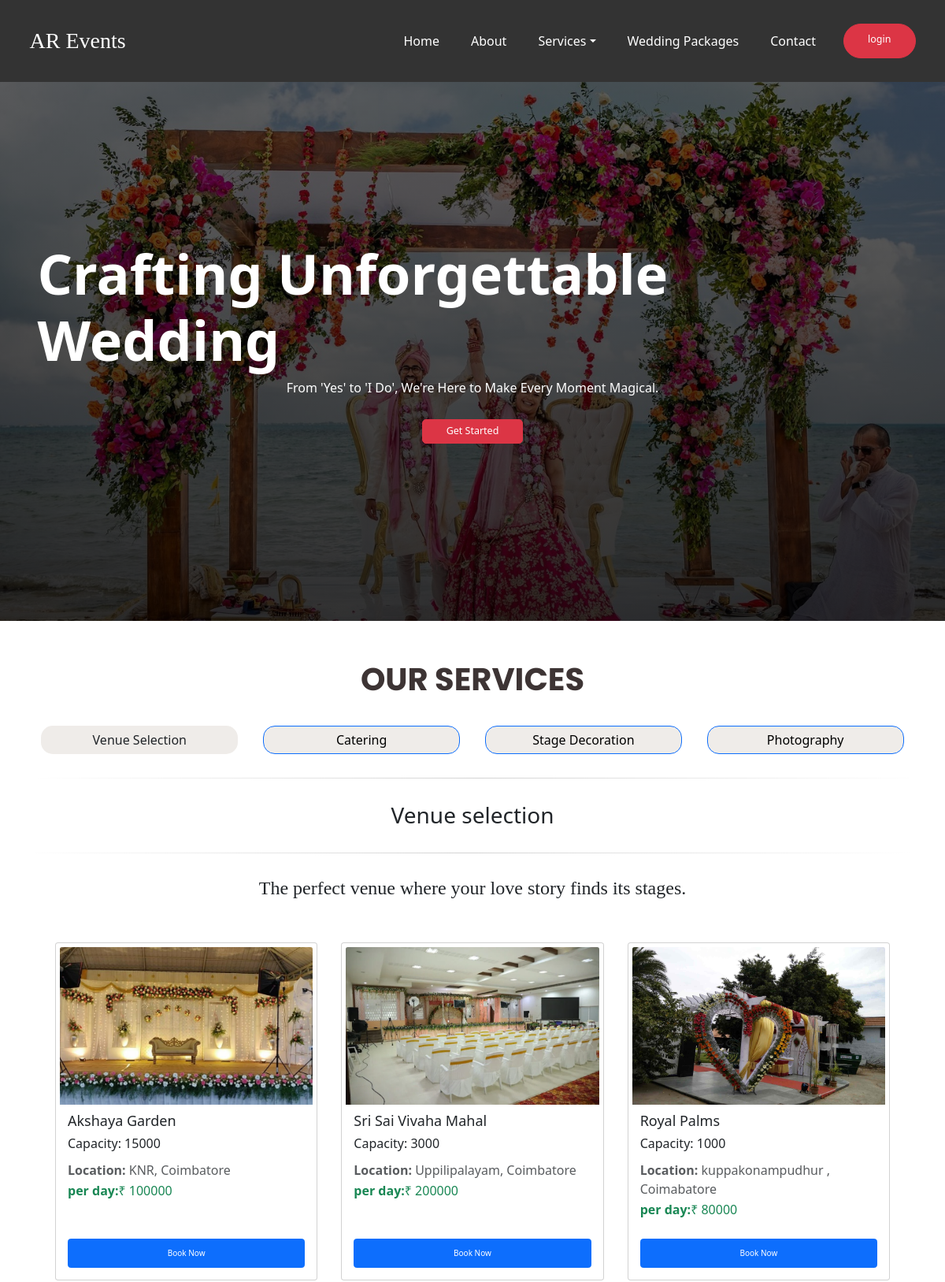
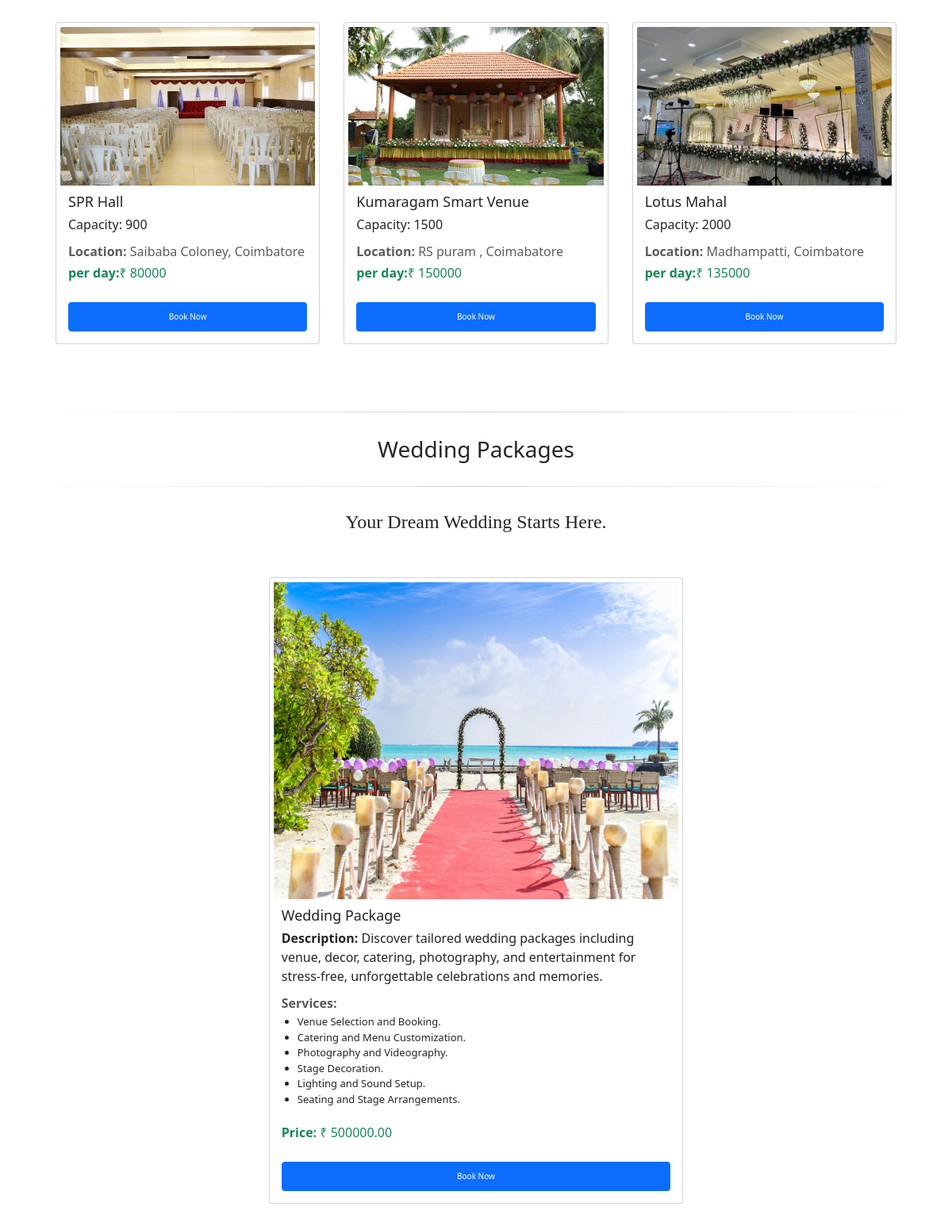
The page / (upper part) on the database its author committed (2 pictures, top to bottom).
### Events/models.py (models this page shows, shortened)
class Venue(models.Model):
    name = models.CharField(max_length=80)
    image = models.ImageField(upload_to='venues/', null=True, blank=True)
    location = models.CharField(max_length=80)
    capacity = models.IntegerField()
    price_per_day = models.IntegerField()
    availability = models.BooleanField(default=True, help_text="1 - Available, 0 - Not Available")

class WeddingPackage(models.Model):
    venue_img = models.ImageField(upload_to='wedding_package',null=False,blank=False)
    catering_img = models.ImageField(upload_to='wedding_package',null=False,blank=False)
    stage_img = models.ImageField(upload_to='wedding_package',null=False,blank=False)
    Photography_img = models.ImageField(upload_to='wedding_package',null=False,blank=False)
    name = models.CharField(max_length=50,null=False,blank=False)
    price = models.DecimalField(max_digits=10, decimal_places=2)
    description = models.TextField()
    services = models.TextField(help_text="Enter services separated by commas,")
    def get_services_list(self):
        return self.services.split(',')

### Events/views.py (the view)
# urls.py: path("", views.home, name="home"),
def home(request):
    venues = Venue.objects.filter(availability=True)
    catering = Catering.objects.all()
    stagedecoration = StageDecoration.objects.all()
    photography = Photography.objects.all()
    weddingpackage = WeddingPackage.objects.all()
    if request.method == 'POST':
        form = ContactForms(request.POST)
        if form.is_valid():
            form.save()
            return redirect('contact_form')
    else:
        form = ContactForms()
    return render(request,'index.html', {"venues": venues , 'catering':catering , 'photography':photography , 'stagedecoration':stagedecoration,'form':form, 'weddingpackage':weddingpackage})

### Events/templates/index.html (shortened to what this page needs)
{% extends 'layouts/main.html' %}
{% block landing %}
<section id="landing-page" class="hero-session mt-100 container-fluid position-relative" style="background-size: cover;
background-repeat: no-repeat;
z-index: 1; background-position-x: 0px;">
  <div class="hero-session-overlay position-absolute"></div>
  <div class="container d-flex justify-content-center align-items-center flex-column">
    <h1 class="text-white fw-semibold text-sm-stat p-3">Crafting Unforgettable Wedding</h1>
    <p class="subheading p-font-size text-white h2"> From 'Yes' to 'I Do', We're Here to Make Every Moment Magical.</p>
    <a href="#" class="btn btn-danger btn-lg m-5 px-5 py-2">Get Started</a>
  </div>
</section>
{% endblock %}
{%block content %}
<div class="container py-5">
  <h2 class="text-center mb-4 headings" style="padding:20px;font-size: 4rem;
  font-weight: bold;
  color: rgb(41, 31, 31);
  text-transform: uppercase;
  font-family: poppins;
  opacity: 0.9;">Our Services</h2>
  <div class="btn-group d-flex d-sd-block justify-content-evenly mb-3" role="group" style="gap:18px;">
    <button class="btn " data-bs-toggle="collapse" data-bs-target="#venue" aria-expanded="true"
      style="font-size: 16px;padding:5px 8px;max-width: 250px;border-radius: 15px;background-color: rgb(239, 236, 233);">Venue Selection</button>
    <button class="btn btn-primary" data-bs-toggle="collapse" data-bs-target="#catering"style="font-size: 16px;padding:5px 8px;max-width: 250px;border-radius: 15px;background-color: rgb(239, 236, 233);color:black;">Catering</button>
    <button class="btn btn-primary" data-bs-toggle="collapse" data-bs-target="#decoration"style="font-size: 16px;padding:5px 8px;max-width: 250px;border-radius: 15px;background-color: rgb(239, 236, 233);color:black;">Stage Decoration</button>
    <button class="btn btn-primary" data-bs-toggle="collapse" data-bs-target="#photography"style="font-size: 16px;padding:5px 8px;max-width: 250px;border-radius: 15px;background-color: rgb(239, 236, 233);color:black;">Photography</button>
  </div>
  <div id="venue" class="collapse show">
    <div class="container">
      <h3 class="text-center" style="padding:30px;border-bottom: solid 1.5px;
            border-top:solid 1.5px;
            border-image: linear-gradient(100deg, #fff, lightgrey,#fff);
            border-image-slice: 1;
            margin-top: 30px;">Venue selection</h3>
      <h4 class="text-center" style="margin-top: 30px;font-family: 'cursive';">The perfect venue where your love story
        finds its stages.</h4>
      <div class="row row-cols-1 row-cols-sm-2 row-cols-md-3 g-5 m-3">
        {% for venus in venues %}
        <div class="col">
          <div class="card h-100 mt-4 p-2">
            <img src="{{ venus.image.url }}" class="card-img-top" alt="Venue Image"
              style="height:200px;object-fit: cover;">
            <div class="card-body d-flex flex-column">
              <h5 class="card-title">{{ venus.name }}</h5>
              <p class="card-text">Capacity: {{ venus.capacity }}</p>
              <p class="text-muted mb-1"><strong>Location:  </strong>{{venus.location }}</p>
              <p class="text-success"><strong> per day:</strong>&#8377; {{ venus.price_per_day }}</p>
              <a href="{% url 'book_venue' venus.id %}" class="btn btn-primary mt-auto py-3">Book Now</a>
            </div>
          </div>
        </div>
        {%endfor%}
      </div>
    </div>
  </div>
</div>
  {% endblock content %}
  {%block package %}
  <div class="container-fluid " style="height: auto; padding:30px;">
    <div class="container">
        <h3 class="text-center" style="padding:30px;border-bottom: solid 1.5px;
        border-top:solid 1.5px;
        border-image: linear-gradient(100deg, #fff, lightgrey, #fff);
        border-image-slice: 1;
        margin-top: 30px;">Wedding Packages</h3>
        <h4 class="text-center" style="margin-top: 30px;font-family: 'cursive';">Your Dream Wedding Starts Here.</h4>
        <div class="row row-cols-1 g-5 m-3 justify-content-center">
          {% for package in weddingpackage %}
          <div class="col-6">
            <div class="card h-100 mt-4 p-2">
                <div id="carouselExampleRide{{ forloop.counter }}" class="carousel slide" data-bs-ride="true">
                    <div class="carousel-inner">
                      <div class="carousel-item active">
                        <img src="{{ package.venue_img.url }}" class="d-block w-100" alt="package image" style="width:400px;height:400px;">
                      </div>
                    </div>
                    <button class="carousel-control-prev" type="button" data-bs-target="#carouselExampleRide{{ forloop.counter }}" data-bs-slide="prev">
                      <span class="carousel-control-prev-icon" aria-hidden="true"></span>
                    </button>
                    <button class="carousel-control-next" type="button" data-bs-target="#carouselExampleRide{{ forloop.counter }}" data-bs-slide="next">
                      <span class="carousel-control-next-icon" aria-hidden="true"></span>
                    </button>
                  </div>
              <div class="card-body d-flex flex-column">
                  <h5 class="card-title">{{ package.name }}</h5>
                  <p class="card-text"><strong>Description:</strong> {{ package.description }}</p>
                  <p class="text-muted mb-1"><strong>Services:</strong>
                    <ul>
                        {% for service in package.get_services_list %}
                            <li style="font-size: 13px;">{{ service }}</li>
                        {% endfor %}
                    </ul>
                  </p>
                  <p class="text-success"><strong>Price:</strong> &#8377; {{ package.price }}</p>
                  <a href="{% url 'book_package' package.id %}" class="btn btn-primary mt-auto py-3">Book Now</a>
              </div>
          </div>
          </div>
          {% endfor %}
        </div>
      </div>
</div>
  {%endblock%}

### static/style.css (style rules this page uses)
* { margin:0; padding:0; box-sizing: border-box; }
html { font-size: 10px; scroll-behavior: smooth; }
:root { --dark-blue:#333333; --pure-white:#ffffff; --sky-blue:#0D6EFD; --grey:#686868; --h1-font:7rem; --h2-font:3.2rem; --h3-font:2.8rem; --h4-font:2.4rem; --font-20px: 2rem; --h5-font:1.8rem; --p-font:1.6rem; --font-segoe-UI:'segoe UI'; --font-pop:'poppins'; }
body { font-family:var(--font-segoe-UI); }
.h1,.h2,.h3,.h4,.h5,.h6,h1,h2,h3,h4,h5,h6 { margin-bottom: 0; }
h1 { font-size: var(--h1-font); }
h2 { font-size: var(--h2-font); }
h3 { font-size:var(--h3-font); }
h4 { font-size:var(--h4-font); }
h5 { font-size:var(--h5-font); }
p,.p-font-size { font-size:var(--p-font); }
.mt-100 { margin-top: 10rem; }
.hero-session { background-image: url(../static/images/landing3.jpg); background-color: var(--dark-blue); background-size: cover; background-repeat: no-repeat; z-index: 1; }
.hero-session-overlay { top:0; bottom: 0; right: 0; left:0; background: linear-gradient(rgba(0,0,0,0.6),rgba(0,0,0,0.8)); z-index:-1; }
.hero-session .container { height: 86vh; }

### rows shown on the page
Venue: image (picture), name "Akshaya Garden", capacity "15000", location "KNR, Coimbatore", price_per_day "100000"
Venue: image (picture), name "Sri Sai Vivaha Mahal", capacity "3000", location "Uppilipalayam, Coimbatore", price_per_day "200000"
Venue: image (picture), name "Royal Palms", capacity "1000", location "kuppakonampudhur , Coimabatore", price_per_day "80000"
Venue: image (picture), name "SPR Hall", capacity "900", location "Saibaba Coloney, Coimbatore", price_per_day "80000"
Venue: image (picture), name "Kumaragam Smart Venue", capacity "1500", location "RS puram , Coimabatore", price_per_day "150000"
Venue: image (picture), name "Lotus Mahal", capacity "2000", location "Madhampatti, Coimbatore", price_per_day "135000"
WeddingPackage: venue_img (picture), name "Wedding Package", description "Discover tailored wedding packages including venue, decor, catering, photography, and entertainment for stress-free, unforgettable celebrations and memories.", get_services_list "Venue Selection and Booking." "Catering and Menu Customization." "Photography and Videography." "Stage Decoration." "Lighting and Sound Setup." "Seating and Stage Arrangements.", price "500000.00"
